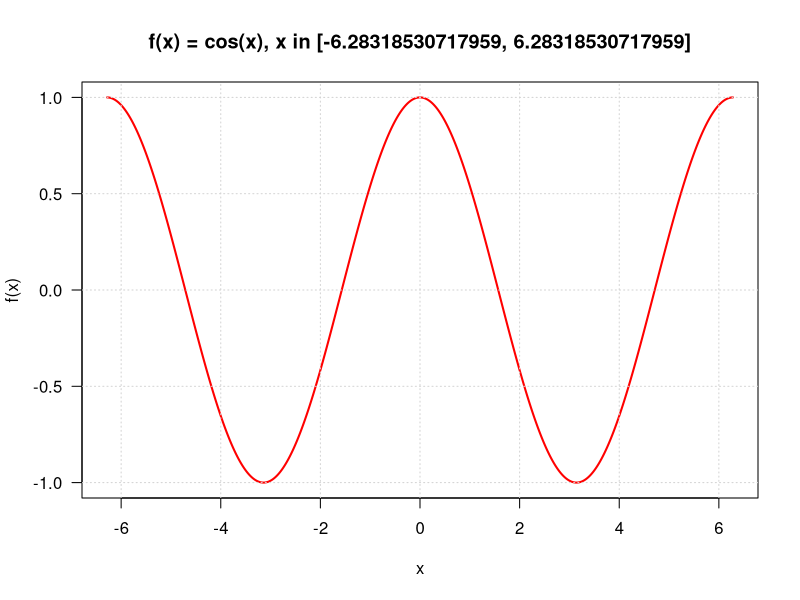
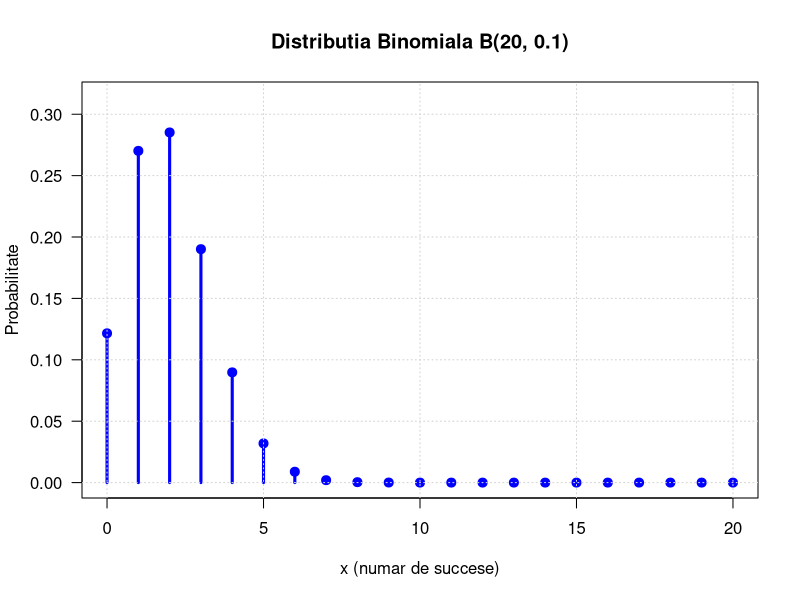
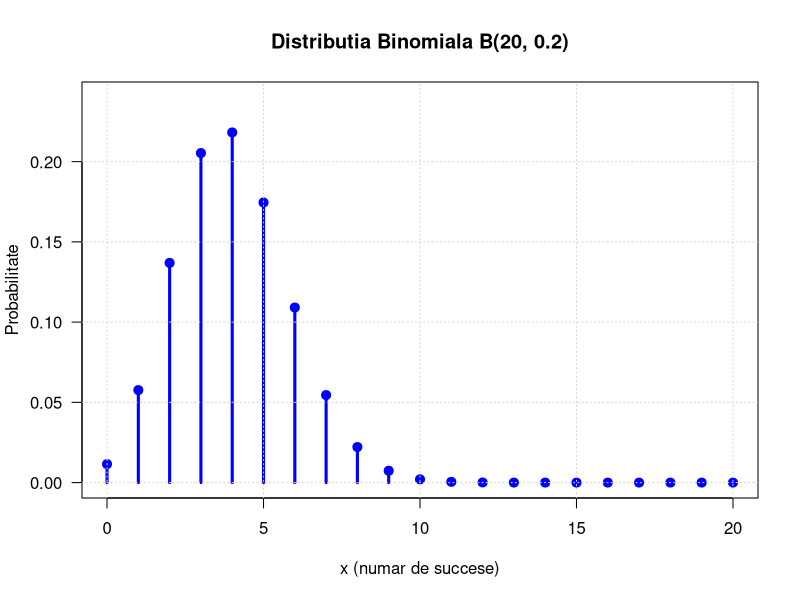
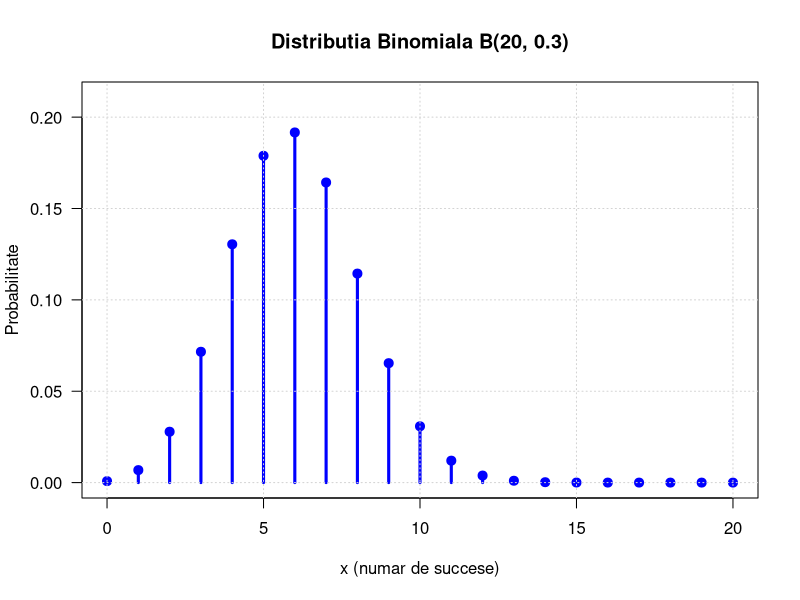
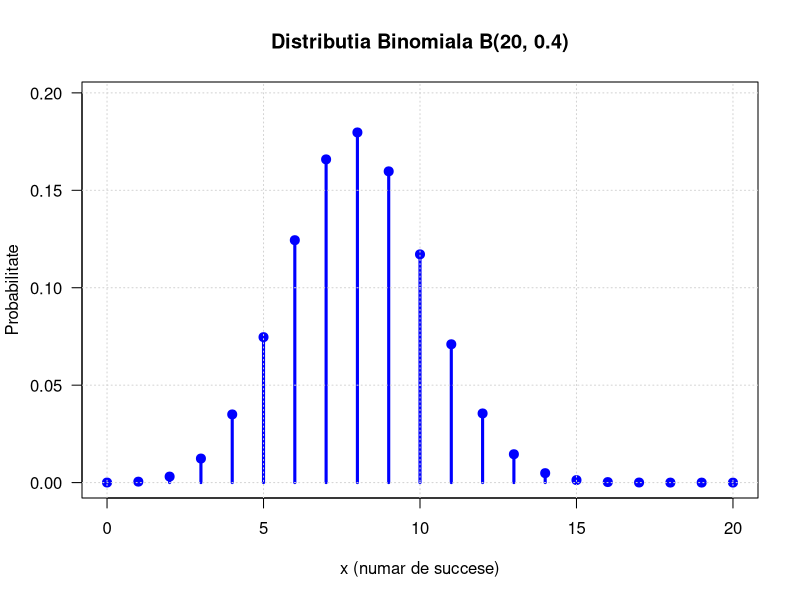
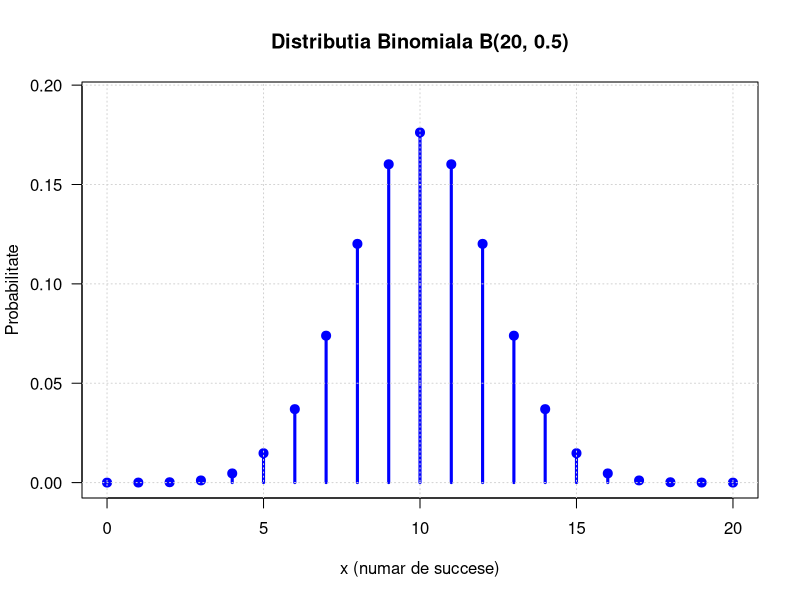
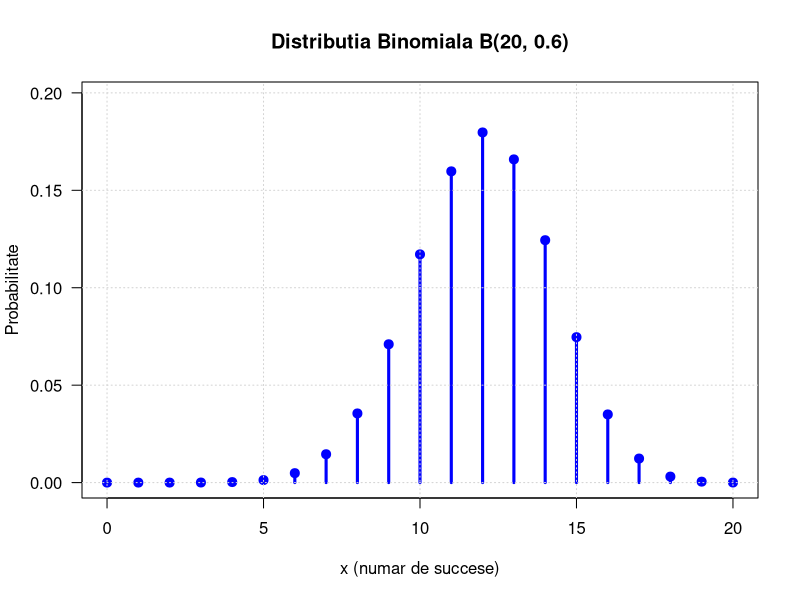
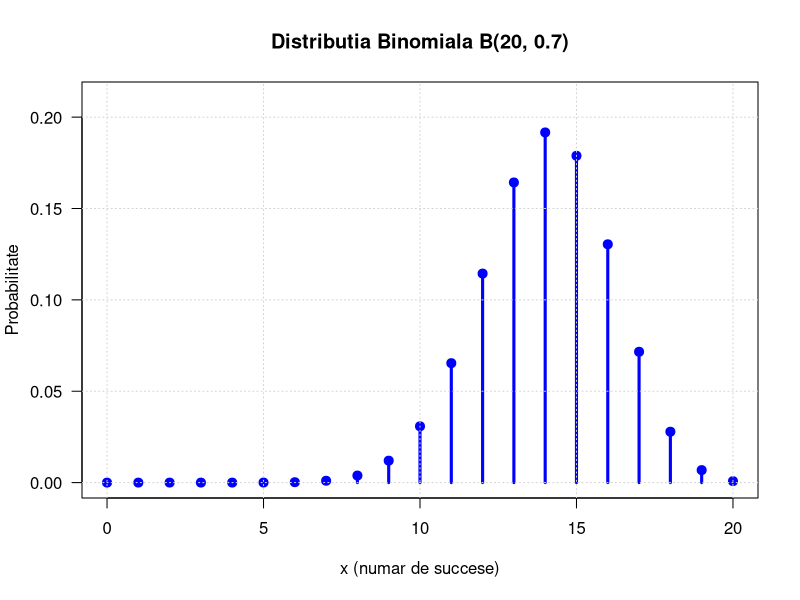

Here is the R script that generated these plots, in order:
# Setam directorul de lucru la locatia scriptului 
if (require(rstudioapi)) {
  setwd(dirname(rstudioapi::getSourceEditorContext()$path))
}

# Afisam directorul de lucru
cat("Directorul de lucru:", getwd(), "\n\n")


# ================================================================================
# EXERCITIUL 1
# ================================================================================

# Functie pentru afisarea graficului functiei cos(x) pe intervalul [a, b]
plot_cosinus <- function(a, b) {
  # Generam valori pentru x pe intervalul [a, b]
  x <- seq(a, b, length.out = 1000)
  # Calculam valorile functiei cos(x)
  y <- cos(x)
  
  # Cream graficul
  plot(x, y, 
       type = "l",           # tip linie
       col = "red",          # culoare rosie
       lwd = 2,              # grosime linie 2
       main = paste0("f(x) = cos(x), x in [", a, ", ", b, "]"),
       xlab = "x",
       ylab = "f(x)",
       las = 1)
  
  # Adaugam grid pentru citire mai usoara
  grid()
}

# Afisam graficul in Plots
plot_cosinus(-2*pi, 2*pi)

# Salvam graficul ca PNG
png("exercitiul1_cosinus.png", width = 800, height = 600, res = 100)
plot_cosinus(-2*pi, 2*pi)
dev.off()
cat("Salvat: exercitiul1_cosinus.png\n\n")

# Pauza pentru a vedea graficul
readline(prompt = "Apasa Enter pentru a continua la Exercitiul 2...")


# ================================================================================
# EXERCITIUL 2
# ================================================================================

# Refacem graficele pentru distributia binomiala B(n=20, x, p)
# pentru p = 0.1, 0.2, ..., 0.9

n <- 20
x <- 0:n

p_values <- seq(0.1, 0.9, by = 0.1)

for (p in p_values) {
  probabilitati <- dbinom(x, size = n, prob = p)
  
  # Afisam in Plots
  plot(x, probabilitati,
       type = "h",
       lwd = 3,
       col = "blue",
       main = paste0("Distributia Binomiala B(20, ", p, ")"),
       xlab = "x (numar de succese)",
       ylab = "Probabilitate",
       las = 1,
       ylim = c(0, max(probabilitati) * 1.1))
  
  points(x, probabilitati, pch = 19, col = "blue", cex = 1.2)
  grid()
  
  # Salvam in PNG
  png(paste0("exercitiul2_binomial_n20_p", p, ".png"), 
      width = 800, height = 600, res = 100)
  
  plot(x, probabilitati,
       type = "h",
       lwd = 3,
       col = "blue",
       main = paste0("Distributia Binomiala B(20, ", p, ")"),
       xlab = "x (numar de succese)",
       ylab = "Probabilitate",
       las = 1,
       ylim = c(0, max(probabilitati) * 1.1))
  
  points(x, probabilitati, pch = 19, col = "blue", cex = 1.2)
  grid()
  
  dev.off()
  
  cat("Salvat: exercitiul2_binomial_n20_p", p, ".png\n", sep = "")
  
  # Pauza scurta pentru a vedea fiecare grafic
  Sys.sleep(0.5)
}

cat("\n")
readline(prompt = "Apasa Enter pentru a continua la Exercitiul 3...")


# ================================================================================
# EXERCITIUL 3
# ================================================================================

# Desenam graficele densitatii distributiei normale N(0, sigma^2)
# pentru sigma = 0.5, 1, 2 pe intervalul [-5, 5]

# Definim intervalul
x <- seq(-5, 5, length.out = 1000)

# Definim valorile pentru sigma
sigma_values <- c(0.5, 1, 2)
culori <- c("red", "blue", "green")
mu <- 0

# Initializam graficul cu prima distributie
y1 <- dnorm(x, mean = mu, sd = sigma_values[1])

# Afisam in Plots
plot(x, y1,
     type = "l",
     col = culori[1],
     lwd = 2,
     main = "Densitatea Distributiei Normale N(0, sigma^2)",
     xlab = "x",
     ylab = "Densitate",
     ylim = c(0, max(dnorm(x, mean = mu, sd = sigma_values[1]))),
     las = 1)

# Adaugam celelalte distributii
for (i in 2:length(sigma_values)) {
  y <- dnorm(x, mean = mu, sd = sigma_values[i])
  lines(x, y, col = culori[i], lwd = 2)
}

# Adaugam legenda
legend("topright",
       legend = paste0("sigma = ", sigma_values),
       col = culori,
       lwd = 2,
       bty = "n")

# Adaugam grid
grid()

# Salvam graficul ca PNG
png("exercitiul3_normale.png", width = 800, height = 600, res = 100)

y1 <- dnorm(x, mean = mu, sd = sigma_values[1])

plot(x, y1,
     type = "l",
     col = culori[1],
     lwd = 2,
     main = "Densitatea Distributiei Normale N(0, sigma^2)",
     xlab = "x",
     ylab = "Densitate",
     ylim = c(0, max(dnorm(x, mean = mu, sd = sigma_values[1]))),
     las = 1)

for (i in 2:length(sigma_values)) {
  y <- dnorm(x, mean = mu, sd = sigma_values[i])
  lines(x, y, col = culori[i], lwd = 2)
}

legend("topright",
       legend = paste0("sigma = ", sigma_values),
       col = culori,
       lwd = 2,
       bty = "n")

grid()

dev.off()
cat("Salvat: exercitiul3_normale.png\n\n")

readline(prompt = "Apasa Enter pentru a continua la Exercitiul 4...")


# ================================================================================
# EXERCITIUL 4
# ================================================================================

# ----- Partea (a) -----
# Functie CLT pentru distributia uniforma U[0, 20]

CLT <- function(n) {
  # Numarul de esantioane
  num_esantioane <- 1000
  
  # Vector pentru stocarea mediilor
  medii <- numeric(num_esantioane)
  
  # Generam 1000 de esantioane si calculam media fiecaruia
  for (i in 1:num_esantioane) {
    # Generam un esantion de dimensiune n din U[0, 20]
    esantion <- runif(n, min = 0, max = 20)
    # Calculam media esantionului
    medii[i] <- mean(esantion)
  }
  
  # Returnam vectorul mediilor
  return(medii)
}


# ----- Partea (b) -----
# Construim histogramele pentru n = 1, 5, 10, 100

# Definim valorile lui n
n_values <- c(1, 5, 10, 100)

# Afisam in Plots
par(mfrow = c(2, 2))

for (n in n_values) {
  # Generam mediile folosind functia CLT
  medii <- CLT(n)
  
  # Construim histograma
  hist(medii,
       breaks = 30,
       col = "lightblue",
       border = "black",
       main = paste0("Histograma mediilor (n = ", n, ")"),
       xlab = "Media esantionului",
       ylab = "Frecventa",
       las = 1,
       probability = TRUE)
  
  # Suprapunem curba densitatii normale teoretice
  mean_teoretic <- 10
  sd_teoretic <- sqrt((20^2 / 12) / n)
  
  curve(dnorm(x, mean = mean_teoretic, sd = sd_teoretic),
        col = "red",
        lwd = 2,
        add = TRUE)
  
  # Adaugam legenda
  legend("topright",
         legend = c("Observat", "Normal teoretic"),
         fill = c("lightblue", NA),
         border = c("black", NA),
         lty = c(NA, 1),
         col = c(NA, "red"),
         lwd = c(NA, 2),
         bty = "n",
         cex = 0.8)
}

par(mfrow = c(1, 1))

# Salvam graficul ca PNG
png("exercitiul4b_histograme_uniforma.png", width = 1000, height = 1000, res = 100)

par(mfrow = c(2, 2))

for (n in n_values) {
  medii <- CLT(n)
  
  hist(medii,
       breaks = 30,
       col = "lightblue",
       border = "black",
       main = paste0("Histograma mediilor (n = ", n, ")"),
       xlab = "Media esantionului",
       ylab = "Frecventa",
       las = 1,
       probability = TRUE)
  
  mean_teoretic <- 10
  sd_teoretic <- sqrt((20^2 / 12) / n)
  
  curve(dnorm(x, mean = mean_teoretic, sd = sd_teoretic),
        col = "red",
        lwd = 2,
        add = TRUE)
  
  legend("topright",
         legend = c("Observat", "Normal teoretic"),
         fill = c("lightblue", NA),
         border = c("black", NA),
         lty = c(NA, 1),
         col = c(NA, "red"),
         lwd = c(NA, 2),
         bty = "n",
         cex = 0.8)
}

par(mfrow = c(1, 1))

dev.off()
cat("Salvat: exercitiul4b_histograme_uniforma.png\n\n")

readline(prompt = "Apasa Enter pentru a continua la Exercitiul 4(c)...")


# ----- Partea (c) -----
# Rescriem functia CLT pentru distributia binomiala B(x, 20, 0.9)

CLT_binomial <- function(n) {
  # Numarul de esantioane
  num_esantioane <- 1000
  
  # Vector pentru stocarea mediilor
  medii <- numeric(num_esantioane)
  
  # Generam 1000 de esantioane si calculam media fiecaruia
  for (i in 1:num_esantioane) {
    # Generam un esantion de dimensiune n din B(20, 0.9)
    esantion <- rbinom(n, size = 20, prob = 0.9)
    # Calculam media esantionului
    medii[i] <- mean(esantion)
  }
  
  # Returnam vectorul mediilor
  return(medii)
}

# Afisam in Plots
par(mfrow = c(2, 2))

for (n in n_values) {
  # Generam mediile folosind functia CLT_binomial
  medii <- CLT_binomial(n)
  
  # Construim histograma
  hist(medii,
       breaks = 30,
       col = "lightgreen",
       border = "black",
       main = paste0("Histograma mediilor B(20, 0.9) (n = ", n, ")"),
       xlab = "Media esantionului",
       ylab = "Frecventa",
       las = 1,
       probability = TRUE)
  
  # Suprapunem curba densitatii normale teoretice
  mean_teoretic <- 20 * 0.9
  sd_teoretic <- sqrt((20 * 0.9 * 0.1) / n)
  
  curve(dnorm(x, mean = mean_teoretic, sd = sd_teoretic),
        col = "red",
        lwd = 2,
        add = TRUE)
  
  # Adaugam legenda
  legend("topright",
         legend = c("Observat", "Normal teoretic"),
         fill = c("lightgreen", NA),
         border = c("black", NA),
         lty = c(NA, 1),
         col = c(NA, "red"),
         lwd = c(NA, 2),
         bty = "n",
         cex = 0.8)
}

par(mfrow = c(1, 1))

# Salvam graficul ca PNG
png("exercitiul4c_histograme_binomiala.png", width = 1000, height = 1000, res = 100)

par(mfrow = c(2, 2))

for (n in n_values) {
  medii <- CLT_binomial(n)
  
  hist(medii,
       breaks = 30,
       col = "lightgreen",
       border = "black",
       main = paste0("Histograma mediilor B(20, 0.9) (n = ", n, ")"),
       xlab = "Media esantionului",
       ylab = "Frecventa",
       las = 1,
       probability = TRUE)
  
  mean_teoretic <- 20 * 0.9
  sd_teoretic <- sqrt((20 * 0.9 * 0.1) / n)
  
  curve(dnorm(x, mean = mean_teoretic, sd = sd_teoretic),
        col = "red",
        lwd = 2,
        add = TRUE)
  
  legend("topright",
         legend = c("Observat", "Normal teoretic"),
         fill = c("lightgreen", NA),
         border = c("black", NA),
         lty = c(NA, 1),
         col = c(NA, "red"),
         lwd = c(NA, 2),
         bty = "n",
         cex = 0.8)
}

par(mfrow = c(1, 1))

dev.off()
cat("Salvat: exercitiul4c_histograme_binomiala.png\n\n")
